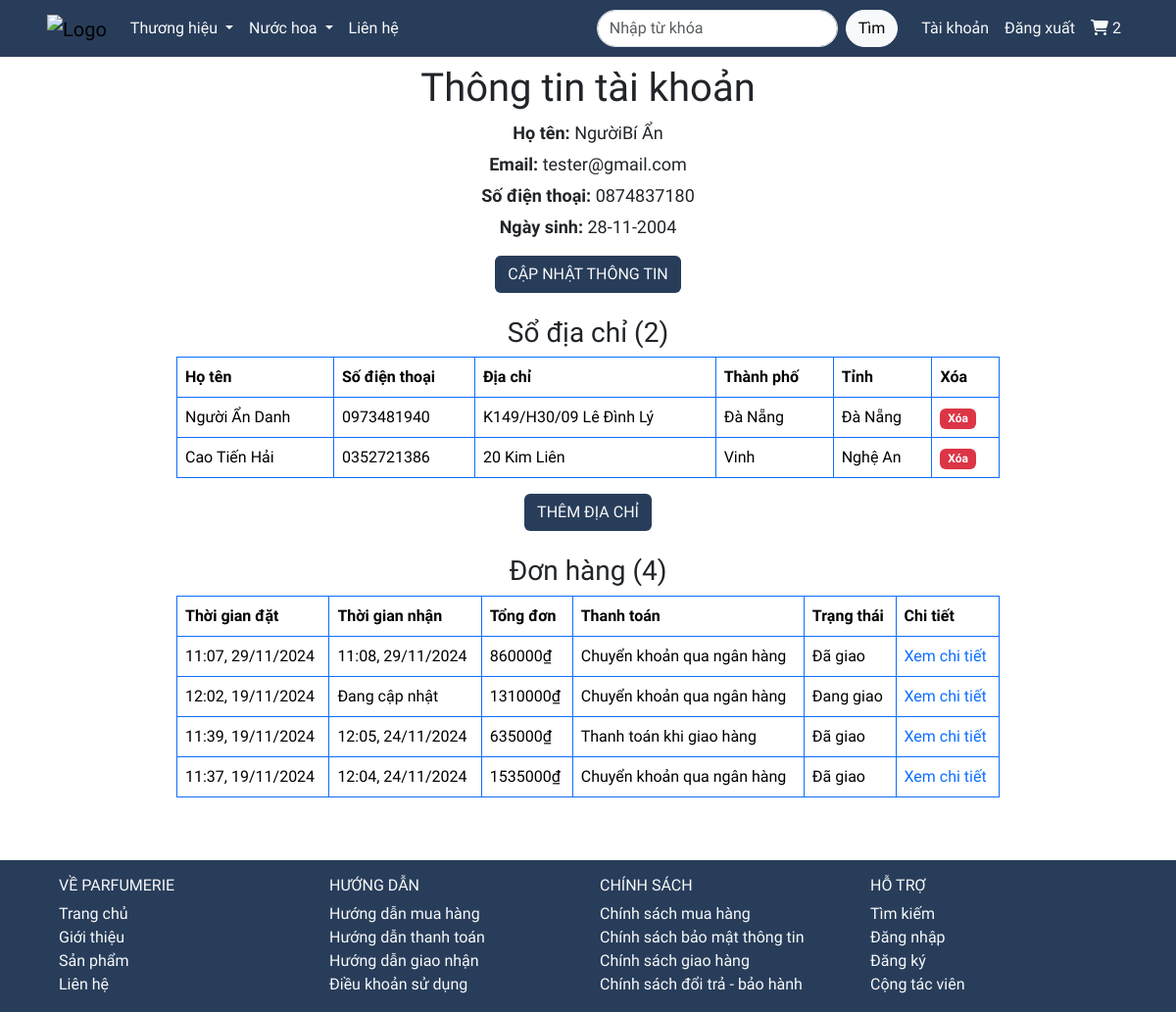
/account/ (signed in), run on the app's committed database.
### store/models.py (models this page shows, shortened)
class Profile(models.Model):
  user = models.OneToOneField(User, on_delete=models.CASCADE)
  phone = models.CharField(max_length=20, blank=True, null=True)
  dob = models.DateField(blank=True, null=True)
  cart = models.TextField(blank=True, null=True)
  def get_cart(self):
    return json.loads(self.cart) if self.cart else {}
  def cart_item_count(self):
    cart = self.get_cart()
    return sum(cart.values())

class ShippingAddress(models.Model):
  user = models.ForeignKey(User, on_delete=models.CASCADE, related_name='addresses')
  shipping_full_name = models.CharField(max_length=255)
  shipping_phone = models.CharField(max_length=255)
  shipping_address = models.CharField(max_length=255)
  shipping_city = models.CharField(max_length=50)
  shipping_state = models.CharField(max_length=50)

class Order(models.Model):
  user = models.ForeignKey(User, on_delete=models.CASCADE, related_name='orders')
  full_name = models.CharField(max_length=250)
  phone = models.CharField(max_length=250)
  shipping_address = models.TextField(max_length=15000)
  amount_paid= models.DecimalField(max_digits=10, decimal_places=0)
  payment_method = models.CharField(max_length=50, choices=[('Chuyển khoản qua ngân hàng', 'Chuyển khoản qua ngân hàng'), ('Thanh toán khi giao hàng', 'Thanh toán khi giao hàng')])
  status = models.CharField(max_length=50, choices=[('Đang giao', 'Đang giao'), ('Đã giao', 'Đã giao')], default='Đang giao')
  created_at = models.DateTimeField(auto_now_add=True)
  date_shipped = models.DateTimeField(blank=True, null=True)

### store/views.py (the view, shortened to what this page needs)
# urls.py: path('account/', account, name='account'),
def account(request):
  if request.user.is_authenticated:
    user = request.user
    form_user = UpdateUserForm(request.POST or None, instance=user)
    form_profile = UpdateProfileForm(request.POST or None, instance=user.profile)
    form_address = ShippingAddressForm(request.POST or None)
    return render(request, 'account.html', {'user': user, 'form_address': form_address, 'form_user': form_user, 'form_profile': form_profile})
  else:
    return redirect('login')

### store/forms.py
class ShippingAddressForm(forms.ModelForm):
  class Meta:
    model = ShippingAddress
    exclude = ('user',)
    widgets = {'shipping_full_name': forms.TextInput(attrs={'class': 'input-account'}),
               'shipping_phone': forms.TextInput(attrs={'class': 'input-account'}),
               'shipping_address': forms.TextInput(attrs={'class': 'input-account'}),
               'shipping_city': forms.TextInput(attrs={'class': 'input-account'}),
               'shipping_state': forms.TextInput(attrs={'class': 'input-account'}),}
    labels = {'shipping_full_name': 'Họ tên',
              'shipping_phone': 'Số điện thoại',
              'shipping_address': 'Địa chỉ',
              'shipping_city': 'Thành phố',
              'shipping_state': 'Tỉnh'}

class UpdateUserForm(forms.ModelForm):
  first_name = forms.CharField(label='Họ', widget=forms.TextInput(attrs={'class': 'input-account'}))
  last_name = forms.CharField(label='Tên', widget=forms.TextInput(attrs={'class': 'input-account'}))
  email = forms.CharField(label='Email', widget=forms.TextInput(attrs={'class': 'input-account'}))
  class Meta:
    model = User
    fields = ['first_name', 'last_name', 'email']

### store/context_processors.py (called while the page is built)
def cart_item_count(request):
  if request.user.is_authenticated:
    profile = Profile.objects.filter(user=request.user).first()
    if profile:
      return {'cart_item_count': profile.cart_item_count()}
  return {'cart_item_count': 0}

def all_brand(request):
  brands = Brand.objects.all()
  return {'brands': brands}

### templates/account.html (shortened to what this page needs)
{% extends 'home.html' %}
{% load static %}
{% block style %}
<link rel="stylesheet" href="{% static 'styles/account.css' %}">
{% endblock %}
{% block main %}
<h1 class="text-center mt-2">Thông tin tài khoản</h1>
<div class="div-info">
  <div class="text-center">
    <strong>Họ tên: </strong>{% if user.first_name and user.last_name %}{{ user.first_name }}{{ user.last_name }}{% else %}Chưa cập nhật{% endif %}
  </div>
  <div class="text-center">
    <strong>Email: </strong>{% if user.email %}{{ user.email }}{% else %}Chưa cập nhật{% endif %}
  </div>
  <div class="text-center">
    <strong>Số điện thoại: </strong>{% if user.profile.phone %}{{ user.profile.phone }}{% else %}Chưa cập nhật{% endif %}
  </div>
  <div class="text-center mb-3">
    <strong>Ngày sinh: </strong>{% if user.profile.dob %}{{ user.profile.dob|date:"d-m-Y" }}{% else %}Chưa cập nhật{% endif %}
  </div>
</div>
<center>
  <button class="btn btn-account text-light btn-update">
    CẬP NHẬT THÔNG TIN
  </button>
</center>
<br>
<h3 class="text-center">Sổ địa chỉ ({{  user.addresses.count }})</h3>
{% if user.addresses.count > 0 %}
<div class="d-flex justify-content-center">
  <table class="table table-bordered border-primary" style="width: 70%;">
    <thead>
      <tr>
        <th scope="col">Họ tên</th>
        <th scope="col">Số điện thoại</th>
        <th scope="col">Địa chỉ</th>
        <th scope="col">Thành phố</th>
        <th scope="col">Tỉnh</th>
        <th scope="col">Xóa</th>
      </tr>
    </thead>
    <tbody>
      {% for address in user.addresses.all %}
      <tr>
        <td>{{ address.shipping_full_name }}</td>
        <td>{{ address.shipping_phone }}</td>
        <td>{{ address.shipping_address }}</td>
        <td>{{ address.shipping_city }}</td>
        <td>{{ address.shipping_state }}</td>
        <td>
          <span id="{{ address.id }}" class="btn-delete badge text-bg-danger" style="cursor: pointer;">Xóa</span>
        </td>
      </tr>
      {% endfor %}
    </tbody>
  </table>
</div>
{% endif %}
<center>
  <button class="btn btn-account text-light btn-add">
    THÊM ĐỊA CHỈ
  </button>
</center>
<br>
<h3 class="text-center">Đơn hàng ({{  user.orders.count }})</h3>
{% if user.orders.count > 0 %}
<div class="d-flex justify-content-center">
  <table class="table table-bordered border-primary" style="width: 70%;">
    <thead>
      <tr>
        <th scope="col">Thời gian đặt</th>
        <th scope="col">Thời gian nhận</th>
        <th scope="col">Tổng đơn</th>
        <th scope="col">Thanh toán</th>
        <th scope="col">Trạng thái</th>
        <th scope="col">Chi tiết</th>
      </tr>
    </thead>
    <tbody>
      {% for order in user.orders.all|dictsortreversed:"created_at" %}
      <tr>
        <td>{{ order.created_at|date:"H:i, d/m/Y" }}</td>
        <td>
          {% if order.date_shipped %}
          {{ order.date_shipped|date:"H:i, d/m/Y" }}
          {% else %}
          Đang cập nhật
          {% endif %}
        </td>
        <td>{{ order.amount_paid }}₫</td>
        <td>{{ order.payment_method }}</td>
        <td>{{ order.status }}</td>
        <td>
          <a href="/account/ordered/{{ order.id }}/" class="deco-none">Xem chi tiết</a>
        </td>
      </tr>
      {% endfor %}
    </tbody>
  </table>
</div>
<br><br>
{% endif %}
{% endblock %}

### static/styles/account.css (style rules this page uses)
.btn-account { background-color: #283d5a !important; }
.div-info div { font-size: 18px; margin-bottom: 5px; }

### static/styles/index.css (style rules this page uses)
.text-center { text-align: center; }
.deco-none { text-decoration: none; }

### data on the page
ShippingAddress: shipping_full_name "Người Ẩn Danh", shipping_phone "0973481940", shipping_address "K149/H30/09 Lê Đình Lý", shipping_city "Đà Nẵng", shipping_state "Đà Nẵng"
ShippingAddress: shipping_full_name "Cao Tiến Hải", shipping_phone "0352721386", shipping_address "20 Kim Liên", shipping_city "Vinh", shipping_state "Nghệ An"
Order: created_at "11:07, 29/11/2024", date_shipped "11:08, 29/11/2024", amount_paid "860000", payment_method "Chuyển khoản qua ngân hàng", status "Đã giao"
Order: created_at "12:02, 19/11/2024", shows "Đang cập nhật", amount_paid "1310000", payment_method "Chuyển khoản qua ngân hàng", status "Đang giao"
Order: created_at "11:39, 19/11/2024", date_shipped "12:05, 24/11/2024", amount_paid "635000", payment_method "Thanh toán khi giao hàng", status "Đã giao"
Order: created_at "11:37, 19/11/2024", date_shipped "12:04, 24/11/2024", amount_paid "1535000", payment_method "Chuyển khoản qua ngân hàng", status "Đã giao"

### other printed values
{{ cart_item_count }} "2"
{{ user.first_name }} "Người"
{{ user.last_name }} "Bí Ẩn"
{{ user.email }} "tester@gmail.com"
{{ user.profile.phone }} "0874837180"
{{ user.profile.dob|date:"d-m-Y" }} "28-11-2004"
{{ user.addresses.count }} "2"
{{ user.orders.count }} "4"
